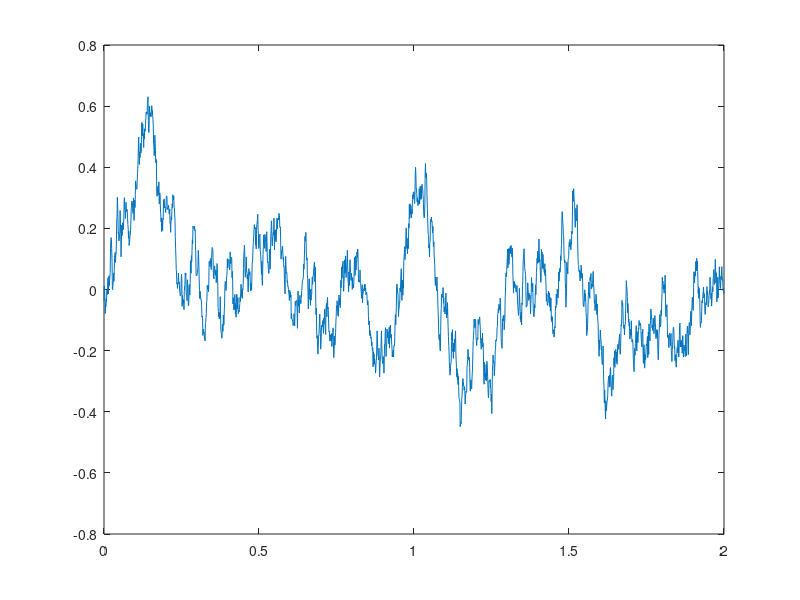

Here is the MATLAB script that generated this plot: (Note: this script raises an error after producing the figure.)
% L1: Simulate a 2AFC bounded accumulation decision-making process for an ambiguous stimulus
% L2: Add several conditions with varying stimulus strength, compute the psychometric function
% L3: Compute the chronometric function
% L4: Simulate the speed-accuracy trade-off commonly seen in human decision-making
% L5: Derive the expected temporal evolution of the variance of the decision-variable, verify
% L6: Derive the expected autocorrelation function of the decision-variable, verify


%L1 - ambiguous so mean ~= 0

dt = 0.001;
T = 2; % max time
time = 0:dt:T;

mu = 0; % ambiguous
sigma = 1;
B = 1; % bound

x = 0;
traj = zeros(size(time));

for t = 1:length(time)
    dx = mu*dt + sigma*sqrt(dt)*randn;
    x = x + dx;
    traj(t) = x;

    if x >= B
        decision = 1;
        RT = time(t);
        break;
    elseif x <= -B
        decision = -1;
        RT = time(t);
        break;
    end
end

plot(time, traj); hold on;
yline(B); yline(-B);
title('Single trial accumulation');

% L2

mus = [-0.2 -0.1 0 0.1 0.2];
nTrials = 200;

accuracy = zeros(size(mus));

for i = 1:length(mus)
    correct = 0;

    for trial = 1:nTrials
        x = 0;

        for t = 1:length(time)
            dx = mus(i)*dt + sigma*sqrt(dt)*randn;
            x = x + dx;

            if x >= B
                if mus(i) > 0, correct = correct + 1; end
                break;
            elseif x <= -B
                if mus(i) < 0, correct = correct + 1; end
                break;
            end
        end
    end

    accuracy(i) = correct / nTrials;
end

plot(mus, accuracy, 'o-');
xlabel('Stimulus strength'); ylabel('P(correct)');
title('Psychometric function');


% L3

RTs = zeros(size(mus));

for i = 1:length(mus)
    rt_list = [];

    for trial = 1:nTrials
        x = 0;

        for t = 1:length(time)
            dx = mus(i)*dt + sigma*sqrt(dt)*randn;
            x = x + dx;

            if abs(x) >= B
                rt_list(end+1) = time(t);
                break;
            end
        end
    end

    RTs(i) = mean(rt_list);
end

plot(mus, RTs, 'o-');
xlabel('Stimulus strength'); ylabel('Reaction time');
title('Chronometric function');

% L4

Bs = [0.5 1 1.5];

for b = 1:length(Bs)
    B = Bs(b);

    accuracy = zeros(size(mus));

    for i = 1:length(mus)
        correct = 0;
    
        for trial = 1:nTrials
            x = 0;
    
            for t = 1:length(time)
                dx = mus(i)*dt + sigma*sqrt(dt)*randn;
                x = x + dx;
    
                if x >= B
                    if mus(i) > 0, correct = correct + 1; end
                    break;
                elseif x <= -B
                    if mus(i) < 0, correct = correct + 1; end
                    break;
                end
            end
        end
    
        accuracy(i) = correct / nTrials;
    end
    RTs = zeros(size(mus));

    for i = 1:length(mus)
        rt_list = [];
    
        for trial = 1:nTrials
            x = 0;
    
            for t = 1:length(time)
                dx = mus(i)*dt + sigma*sqrt(dt)*randn;
                x = x + dx;
    
                if abs(x) >= B
                    rt_list(end+1) = time(t);
                    break;
                end
            end
        end
    
        RTs(i) = mean(rt_list);
    end
    % store results
end


% L5
nTrials = 500;
traj_all = zeros(nTrials, length(time));

for trial = 1:nTrials
    x = 0;

    for t = 1:length(time)
        dx = sigma*sqrt(dt)*randn;
        x = x + dx;
        traj_all(trial,t) = x;
    end
end

var_t = var(traj_all);

plot(time, var_t); hold on;
plot(time, sigma^2*time, '--');
legend('Simulated','Theory');
title('Variance over time');



% L6

t1 = 200; 
t2 = 400;

x1 = traj_all(:, t1);
x2 = traj_all(:, t2);

cov_empirical = mean((x1 - mean(x1)) .* (x2 - mean(x2)));

cov_theory = sigma^2 * min(time(t1), time(t2));
